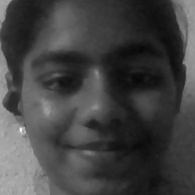
#> input picture FaceRecognition/dataset/User.1.11.jpg, 195 x 195 px, given in place of abdul kalam.jpeg, which was not available
$ jupyter execute Border.ipynb   (text cells are left out)
#> lines starting #> are read from the running program, lines starting #| are printed output that depends on the picture; pictures that were not available may be replaced by others from this repository, and a replacement may not be noted
[cell 1]
#Make Border
import cv2
import numpy as np
from google.colab import files
uploaded = files.upload()
#> the answer given: User.1.11.jpg

[cell 2]
from google.colab.patches import cv2_imshow
img=cv2.imread("abdul kalam.jpeg")
#> img is the input picture: shape (195, 195, 3); min 7, max 247, mean 66.8
img=cv2.resize(img,(300,300))
#> img: shape (300, 300, 3)

img1=cv2.copyMakeBorder(img,20,20,20,20,cv2.BORDER_CONSTANT,None,value=2)
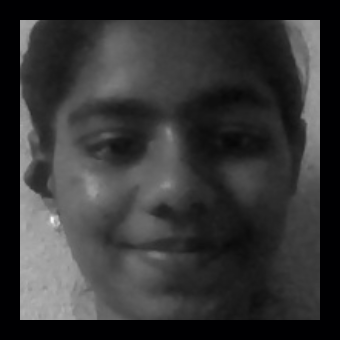
#> img1: shape (340, 340, 3); mean B, G, R 52.4, 51.9, 51.9
img1=cv2.resize(img1,(300,300))
#> img1: shape (300, 300, 3)

img2=cv2.copyMakeBorder(img,20,20,20,20,cv2.BORDER_DEFAULT,None,value=2)
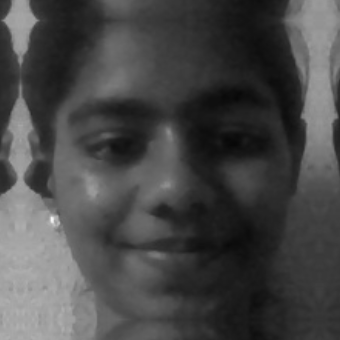
#> img2: shape (340, 340, 3); min 7, max 245, mean 71.7
img2=cv2.resize(img2,(300,300))
#> img2: shape (300, 300, 3)

#REFLECT101
img3=cv2.copyMakeBorder(img,20,20,20,20,cv2.BORDER_REPLICATE,None,value=2)
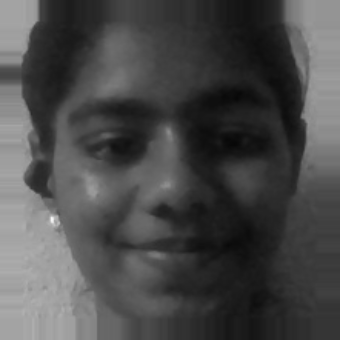
#> img3: shape (340, 340, 3); min 7, max 245, mean 74.3
img3=cv2.resize(img3,(300,300))
#> img3: shape (300, 300, 3)
h=np.hstack((img,img1,img2,img3))
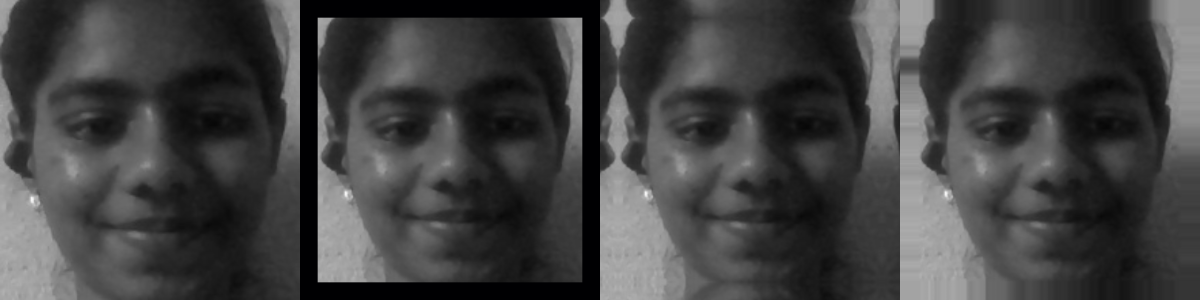
#> h: shape (300, 1200, 3); mean B, G, R 66.2, 66.1, 66.1
cv2_imshow(h)
